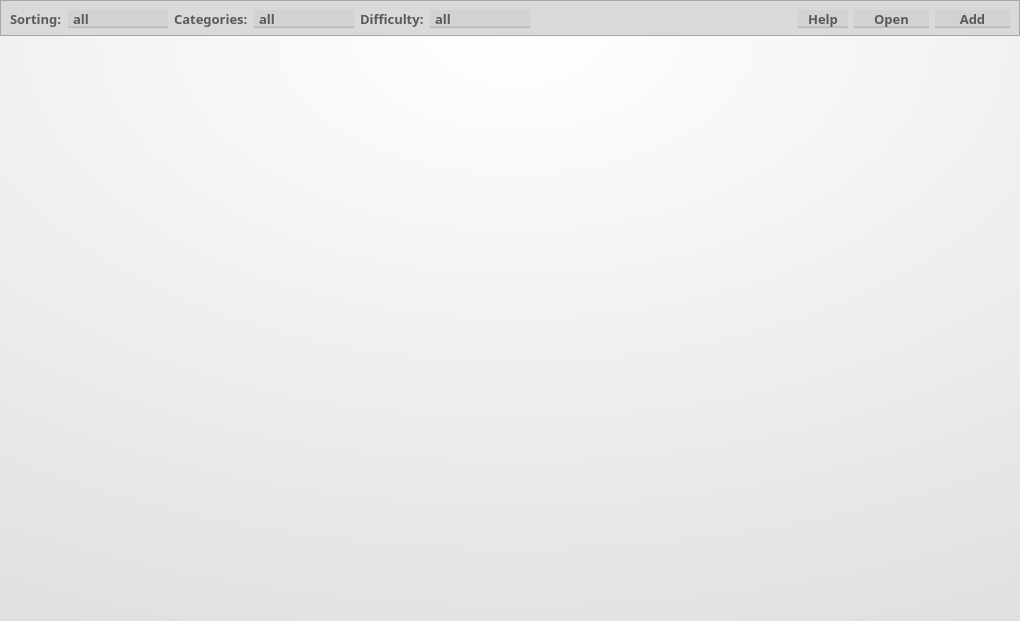
<?xml version="1.0" encoding="UTF-8"?>
<ui version="4.0">
 <class>Main_Window</class>
 <widget class="QMainWindow" name="Main_Window">
  <property name="geometry">
   <rect>
    <x>0</x>
    <y>0</y>
    <width>1020</width>
    <height>621</height>
   </rect>
  </property>
  <property name="sizePolicy">
   <sizepolicy hsizetype="Fixed" vsizetype="Fixed">
    <horstretch>0</horstretch>
    <verstretch>0</verstretch>
   </sizepolicy>
  </property>
  <property name="minimumSize">
   <size>
    <width>1020</width>
    <height>621</height>
   </size>
  </property>
  <property name="maximumSize">
   <size>
    <width>1020</width>
    <height>621</height>
   </size>
  </property>
  <property name="windowTitle">
   <string>MainWindow</string>
  </property>
  <property name="styleSheet">
   <string notr="true">background-color: rgb(253, 253, 253);</string>
  </property>
  <widget class="QWidget" name="centralwidget">
   <layout class="QVBoxLayout" name="verticalLayout">
    <property name="spacing">
     <number>0</number>
    </property>
    <property name="leftMargin">
     <number>0</number>
    </property>
    <property name="topMargin">
     <number>0</number>
    </property>
    <property name="rightMargin">
     <number>0</number>
    </property>
    <property name="bottomMargin">
     <number>0</number>
    </property>
    <item>
     <widget class="QFrame" name="frame">
      <property name="sizePolicy">
       <sizepolicy hsizetype="Preferred" vsizetype="Fixed">
        <horstretch>0</horstretch>
        <verstretch>0</verstretch>
       </sizepolicy>
      </property>
      <property name="maximumSize">
       <size>
        <width>16777215</width>
        <height>36</height>
       </size>
      </property>
      <property name="font">
       <font>
        <family>Bahnschrift</family>
        <pointsize>10</pointsize>
        <weight>75</weight>
        <bold>true</bold>
        <stylestrategy>PreferDefault</stylestrategy>
       </font>
      </property>
      <property name="styleSheet">
       <string notr="true">background-color: rgb(217, 217, 217);
</string>
      </property>
      <property name="frameShape">
       <enum>QFrame::StyledPanel</enum>
      </property>
      <property name="frameShadow">
       <enum>QFrame::Raised</enum>
      </property>
      <layout class="QHBoxLayout" name="horizontalLayout">
       <item>
        <widget class="QLabel" name="Label_sorting">
         <property name="sizePolicy">
          <sizepolicy hsizetype="Fixed" vsizetype="Preferred">
           <horstretch>0</horstretch>
           <verstretch>0</verstretch>
          </sizepolicy>
         </property>
         <property name="minimumSize">
          <size>
           <width>0</width>
           <height>18</height>
          </size>
         </property>
         <property name="font">
          <font>
           <family>Bahnschrift</family>
           <pointsize>10</pointsize>
           <weight>75</weight>
           <bold>true</bold>
          </font>
         </property>
         <property name="styleSheet">
          <string notr="true">color: rgb(90, 90, 90);</string>
         </property>
         <property name="text">
          <string>Sorting:</string>
         </property>
        </widget>
       </item>
       <item>
        <widget class="QComboBox" name="ComboBox_sorting">
         <property name="enabled">
          <bool>true</bool>
         </property>
         <property name="sizePolicy">
          <sizepolicy hsizetype="Fixed" vsizetype="Fixed">
           <horstretch>0</horstretch>
           <verstretch>0</verstretch>
          </sizepolicy>
         </property>
         <property name="minimumSize">
          <size>
           <width>100</width>
           <height>18</height>
          </size>
         </property>
         <property name="maximumSize">
          <size>
           <width>16777215</width>
           <height>18</height>
          </size>
         </property>
         <property name="font">
          <font>
           <family>Bahnschrift</family>
           <pointsize>10</pointsize>
           <weight>75</weight>
           <italic>false</italic>
           <bold>true</bold>
          </font>
         </property>
         <property name="cursor">
          <cursorShape>ArrowCursor</cursorShape>
         </property>
         <property name="mouseTracking">
          <bool>false</bool>
         </property>
         <property name="tabletTracking">
          <bool>false</bool>
         </property>
         <property name="contextMenuPolicy">
          <enum>Qt::DefaultContextMenu</enum>
         </property>
         <property name="styleSheet">
          <string notr="true">QComboBox{
color: rgb(90, 90, 90);
width: 0px;
height: 0px;
border: 0px;
	background-color: qlineargradient(spread:pad, x1:1, y1:0.914773, x2:1, y2:1, stop:0 rgba(210, 210, 210, 255), stop:0.0454545 rgba(184, 184, 184, 255));
}

QComboBox:hover {
	background-color: qlineargradient(spread:pad, x1:1, y1:0.914773, x2:1, y2:1, stop:0 rgba(200, 200, 200, 255), stop:0.0454545 rgba(184, 184, 184, 255));
}

QComboBox::drop-down {
width: 0px;
height: 0px;
border: 0px;
}

QComboBox QAbstractItemView {
selection-background-color: rgb(210, 210, 210);
selection-color:  rgb(90, 90, 90);
selection-border-color: rgb(200, 200, 200, 100);
color: rgb(90, 90, 90);
}

QComboBox:disabled {
	background-color: qlineargradient(spread:pad, x1:1, y1:0.914773, x2:1, y2:1, stop:0 rgba(190, 190, 190, 255), stop:0.0454545 rgba(184, 184, 184, 255));
}




</string>
         </property>
         <property name="editable">
          <bool>false</bool>
         </property>
         <property name="currentIndex">
          <number>0</number>
         </property>
         <property name="insertPolicy">
          <enum>QComboBox::InsertAtBottom</enum>
         </property>
         <property name="sizeAdjustPolicy">
          <enum>QComboBox::AdjustToContentsOnFirstShow</enum>
         </property>
         <property name="duplicatesEnabled">
          <bool>false</bool>
         </property>
         <property name="frame">
          <bool>true</bool>
         </property>
         <property name="modelColumn">
          <number>0</number>
         </property>
         <item>
          <property name="text">
           <string>all</string>
          </property>
         </item>
         <item>
          <property name="text">
           <string>completed</string>
          </property>
         </item>
         <item>
          <property name="text">
           <string>uncompleted</string>
          </property>
         </item>
        </widget>
       </item>
       <item>
        <widget class="QLabel" name="Label_categories">
         <property name="minimumSize">
          <size>
           <width>0</width>
           <height>18</height>
          </size>
         </property>
         <property name="maximumSize">
          <size>
           <width>16777215</width>
           <height>18</height>
          </size>
         </property>
         <property name="font">
          <font>
           <family>Bahnschrift</family>
           <pointsize>10</pointsize>
           <weight>75</weight>
           <bold>true</bold>
          </font>
         </property>
         <property name="styleSheet">
          <string notr="true">color: rgb(90, 90, 90);</string>
         </property>
         <property name="text">
          <string>Сategories:</string>
         </property>
        </widget>
       </item>
       <item>
        <widget class="QComboBox" name="ComboBox_categories">
         <property name="minimumSize">
          <size>
           <width>100</width>
           <height>18</height>
          </size>
         </property>
         <property name="maximumSize">
          <size>
           <width>16777215</width>
           <height>18</height>
          </size>
         </property>
         <property name="font">
          <font>
           <family>Bahnschrift</family>
           <pointsize>10</pointsize>
           <weight>75</weight>
           <bold>true</bold>
          </font>
         </property>
         <property name="styleSheet">
          <string notr="true">QComboBox{
color: rgb(90, 90, 90);
width: 0px;
height: 0px;
border: 0px;
	background-color: qlineargradient(spread:pad, x1:1, y1:0.914773, x2:1, y2:1, stop:0 rgba(210, 210, 210, 255), stop:0.0454545 rgba(184, 184, 184, 255));
}

QComboBox:hover {
	background-color: qlineargradient(spread:pad, x1:1, y1:0.914773, x2:1, y2:1, stop:0 rgba(200, 200, 200, 255), stop:0.0454545 rgba(184, 184, 184, 255));
}

QComboBox::drop-down {
width: 0px;
height: 0px;
border: 0px;
}

QComboBox QAbstractItemView {
selection-background-color: rgb(210, 210, 210);
selection-color:  rgb(90, 90, 90);
selection-border-color: rgb(200, 200, 200, 100);
color: rgb(90, 90, 90);
}

QComboBox:disabled {
	background-color: qlineargradient(spread:pad, x1:1, y1:0.914773, x2:1, y2:1, stop:0 rgba(190, 190, 190, 255), stop:0.0454545 rgba(184, 184, 184, 255));
}</string>
         </property>
         <property name="duplicatesEnabled">
          <bool>true</bool>
         </property>
         <item>
          <property name="text">
           <string>all</string>
          </property>
         </item>
        </widget>
       </item>
       <item>
        <widget class="QLabel" name="Label_difficulty">
         <property name="minimumSize">
          <size>
           <width>0</width>
           <height>18</height>
          </size>
         </property>
         <property name="maximumSize">
          <size>
           <width>16777215</width>
           <height>18</height>
          </size>
         </property>
         <property name="font">
          <font>
           <family>Bahnschrift</family>
           <pointsize>10</pointsize>
           <weight>75</weight>
           <bold>true</bold>
          </font>
         </property>
         <property name="styleSheet">
          <string notr="true">color: rgb(90, 90, 90);</string>
         </property>
         <property name="text">
          <string>Difficulty:</string>
         </property>
        </widget>
       </item>
       <item>
        <widget class="QComboBox" name="ComboBox_difficulty">
         <property name="minimumSize">
          <size>
           <width>100</width>
           <height>18</height>
          </size>
         </property>
         <property name="maximumSize">
          <size>
           <width>16777215</width>
           <height>18</height>
          </size>
         </property>
         <property name="font">
          <font>
           <family>Bahnschrift</family>
           <pointsize>10</pointsize>
           <weight>75</weight>
           <bold>true</bold>
          </font>
         </property>
         <property name="styleSheet">
          <string notr="true">QComboBox{
color: rgb(90, 90, 90);
width: 0px;
height: 0px;
border: 0px;
	background-color: qlineargradient(spread:pad, x1:1, y1:0.914773, x2:1, y2:1, stop:0 rgba(210, 210, 210, 255), stop:0.0454545 rgba(184, 184, 184, 255));
}

QComboBox:hover {
	background-color: qlineargradient(spread:pad, x1:1, y1:0.914773, x2:1, y2:1, stop:0 rgba(200, 200, 200, 255), stop:0.0454545 rgba(184, 184, 184, 255));
}

QComboBox::drop-down {
width: 0px;
height: 0px;
border: 0px;
}

QComboBox QAbstractItemView {
selection-background-color: rgb(210, 210, 210);
selection-color:  rgb(90, 90, 90);
selection-border-color: rgb(200, 200, 200, 100);
color: rgb(90, 90, 90);
}

QComboBox:disabled {
	background-color: qlineargradient(spread:pad, x1:1, y1:0.914773, x2:1, y2:1, stop:0 rgba(190, 190, 190, 255), stop:0.0454545 rgba(184, 184, 184, 255));
}</string>
         </property>
         <property name="iconSize">
          <size>
           <width>100</width>
           <height>100</height>
          </size>
         </property>
         <item>
          <property name="text">
           <string>all</string>
          </property>
         </item>
         <item>
          <property name="text">
           <string/>
          </property>
          <property name="icon">
           <iconset resource="resMain.qrc">
            <normaloff>:/icons/for_app_ui/star_1.png</normaloff>:/icons/for_app_ui/star_1.png</iconset>
          </property>
         </item>
         <item>
          <property name="text">
           <string/>
          </property>
          <property name="icon">
           <iconset resource="resMain.qrc">
            <normaloff>:/icons/for_app_ui/star_2.png</normaloff>:/icons/for_app_ui/star_2.png</iconset>
          </property>
         </item>
         <item>
          <property name="text">
           <string/>
          </property>
          <property name="icon">
           <iconset resource="resMain.qrc">
            <normaloff>:/icons/for_app_ui/star_3.png</normaloff>:/icons/for_app_ui/star_3.png</iconset>
          </property>
         </item>
         <item>
          <property name="text">
           <string/>
          </property>
          <property name="icon">
           <iconset resource="resMain.qrc">
            <normaloff>:/icons/for_app_ui/star_4.png</normaloff>:/icons/for_app_ui/star_4.png</iconset>
          </property>
         </item>
         <item>
          <property name="text">
           <string/>
          </property>
          <property name="icon">
           <iconset resource="resMain.qrc">
            <normaloff>:/icons/for_app_ui/star_5.png</normaloff>:/icons/for_app_ui/star_5.png</iconset>
          </property>
         </item>
        </widget>
       </item>
       <item>
        <spacer name="horizontalSpacer">
         <property name="orientation">
          <enum>Qt::Horizontal</enum>
         </property>
         <property name="sizeType">
          <enum>QSizePolicy::Expanding</enum>
         </property>
         <property name="sizeHint" stdset="0">
          <size>
           <width>40</width>
           <height>20</height>
          </size>
         </property>
        </spacer>
       </item>
       <item>
        <widget class="QPushButton" name="But_help">
         <property name="minimumSize">
          <size>
           <width>50</width>
           <height>18</height>
          </size>
         </property>
         <property name="maximumSize">
          <size>
           <width>50</width>
           <height>18</height>
          </size>
         </property>
         <property name="font">
          <font>
           <family>Bahnschrift</family>
           <pointsize>10</pointsize>
           <weight>75</weight>
           <italic>false</italic>
           <bold>true</bold>
          </font>
         </property>
         <property name="styleSheet">
          <string notr="true">QPushButton {
color: rgb(90, 90, 90);
	background-color: qlineargradient(spread:pad, x1:1, y1:0.914773, x2:1, y2:1, stop:0 rgba(210, 210, 210, 255), stop:0.0454545 rgba(184, 184, 184, 255));
border-width: 0px;
border-radius: 0px;
}

QPushButton:hover {
	background-color: qlineargradient(spread:pad, x1:1, y1:0.914773, x2:1, y2:1, stop:0 rgba(200, 200, 200, 255), stop:0.0454545 rgba(184, 184, 184, 255));
}

QPushButton:pressed {
	background-color: qlineargradient(spread:pad, x1:1, y1:0.914773, x2:1, y2:1, stop:0 rgba(190, 190, 190, 255), stop:0.0454545 rgba(184, 184, 184, 255));
}
</string>
         </property>
         <property name="text">
          <string>Help</string>
         </property>
         <property name="icon">
          <iconset resource="resMain.qrc">
           <normaloff>:/icons/for_app_ui/icons8-поиск-128.png</normaloff>:/icons/for_app_ui/icons8-поиск-128.png</iconset>
         </property>
        </widget>
       </item>
       <item>
        <widget class="QPushButton" name="But_open">
         <property name="minimumSize">
          <size>
           <width>75</width>
           <height>18</height>
          </size>
         </property>
         <property name="maximumSize">
          <size>
           <width>16777215</width>
           <height>18</height>
          </size>
         </property>
         <property name="font">
          <font>
           <family>Bahnschrift</family>
           <pointsize>10</pointsize>
           <weight>75</weight>
           <bold>true</bold>
          </font>
         </property>
         <property name="styleSheet">
          <string notr="true">QPushButton {
color: rgb(90, 90, 90);
	background-color: qlineargradient(spread:pad, x1:1, y1:0.914773, x2:1, y2:1, stop:0 rgba(210, 210, 210, 255), stop:0.0454545 rgba(184, 184, 184, 255));
border-width: 0px;
border-radius: 0px;
}

QPushButton:hover {
	background-color: qlineargradient(spread:pad, x1:1, y1:0.914773, x2:1, y2:1, stop:0 rgba(200, 200, 200, 255), stop:0.0454545 rgba(184, 184, 184, 255));
}

QPushButton:pressed {
	background-color: qlineargradient(spread:pad, x1:1, y1:0.914773, x2:1, y2:1, stop:0 rgba(190, 190, 190, 255), stop:0.0454545 rgba(184, 184, 184, 255));
}</string>
         </property>
         <property name="text">
          <string>Open</string>
         </property>
         <property name="icon">
          <iconset resource="resMain.qrc">
           <normaloff>:/icons/for_app_ui/icons8-файл-128.png</normaloff>:/icons/for_app_ui/icons8-файл-128.png</iconset>
         </property>
        </widget>
       </item>
       <item>
        <widget class="QPushButton" name="But_add">
         <property name="minimumSize">
          <size>
           <width>75</width>
           <height>18</height>
          </size>
         </property>
         <property name="maximumSize">
          <size>
           <width>75</width>
           <height>18</height>
          </size>
         </property>
         <property name="font">
          <font>
           <family>Bahnschrift</family>
           <pointsize>10</pointsize>
           <weight>75</weight>
           <bold>true</bold>
          </font>
         </property>
         <property name="styleSheet">
          <string notr="true">QPushButton {
color: rgb(90, 90, 90);
	background-color: qlineargradient(spread:pad, x1:1, y1:0.914773, x2:1, y2:1, stop:0 rgba(210, 210, 210, 255), stop:0.0454545 rgba(184, 184, 184, 255));
border-width: 0px;
border-radius: 0px;
}

QPushButton:hover {
	background-color: qlineargradient(spread:pad, x1:1, y1:0.914773, x2:1, y2:1, stop:0 rgba(200, 200, 200, 255), stop:0.0454545 rgba(184, 184, 184, 255));
}

QPushButton:pressed {
	background-color: qlineargradient(spread:pad, x1:1, y1:0.914773, x2:1, y2:1, stop:0 rgba(190, 190, 190, 255), stop:0.0454545 rgba(184, 184, 184, 255));
}</string>
         </property>
         <property name="text">
          <string>Add</string>
         </property>
         <property name="icon">
          <iconset resource="resMain.qrc">
           <normaloff>:/icons/for_app_ui/icons8-плюс-128.png</normaloff>:/icons/for_app_ui/icons8-плюс-128.png</iconset>
         </property>
        </widget>
       </item>
      </layout>
     </widget>
    </item>
    <item>
     <widget class="QScrollArea" name="scrollArea">
      <property name="styleSheet">
       <string notr="true">QScrollArea {
border: 0px
}

QScrollBar:vertical{
	background-color: rgb(217, 217, 217)
}

QScrollBar::handle:vertical {
	
	color: rgb(255, 26, 76);
    background:	rgb(210, 210, 210);
}


</string>
      </property>
      <property name="widgetResizable">
       <bool>true</bool>
      </property>
      <widget class="QWidget" name="scrollAreaWidgetContents">
       <property name="geometry">
        <rect>
         <x>0</x>
         <y>0</y>
         <width>1020</width>
         <height>585</height>
        </rect>
       </property>
       <property name="styleSheet">
        <string notr="true">
border: 0px;
background-color: qradialgradient(spread:reflect, cx:0.506, cy:0, radius:1.104, fx:0.505682, fy:0, stop:0 rgba(255, 255, 255, 255), stop:1 rgba(224, 224, 224, 255));</string>
       </property>
       <layout class="QHBoxLayout" name="horizontalLayout_2">
        <property name="spacing">
         <number>0</number>
        </property>
        <property name="leftMargin">
         <number>0</number>
        </property>
        <property name="topMargin">
         <number>0</number>
        </property>
        <property name="rightMargin">
         <number>0</number>
        </property>
        <property name="bottomMargin">
         <number>0</number>
        </property>
        <item>
         <layout class="QVBoxLayout" name="Layout_scrollArea">
          <property name="spacing">
           <number>0</number>
          </property>
         </layout>
        </item>
       </layout>
      </widget>
     </widget>
    </item>
   </layout>
  </widget>
 </widget>
 <resources>
  <include location="resMain.qrc"/>
 </resources>
 <connections/>
</ui>
